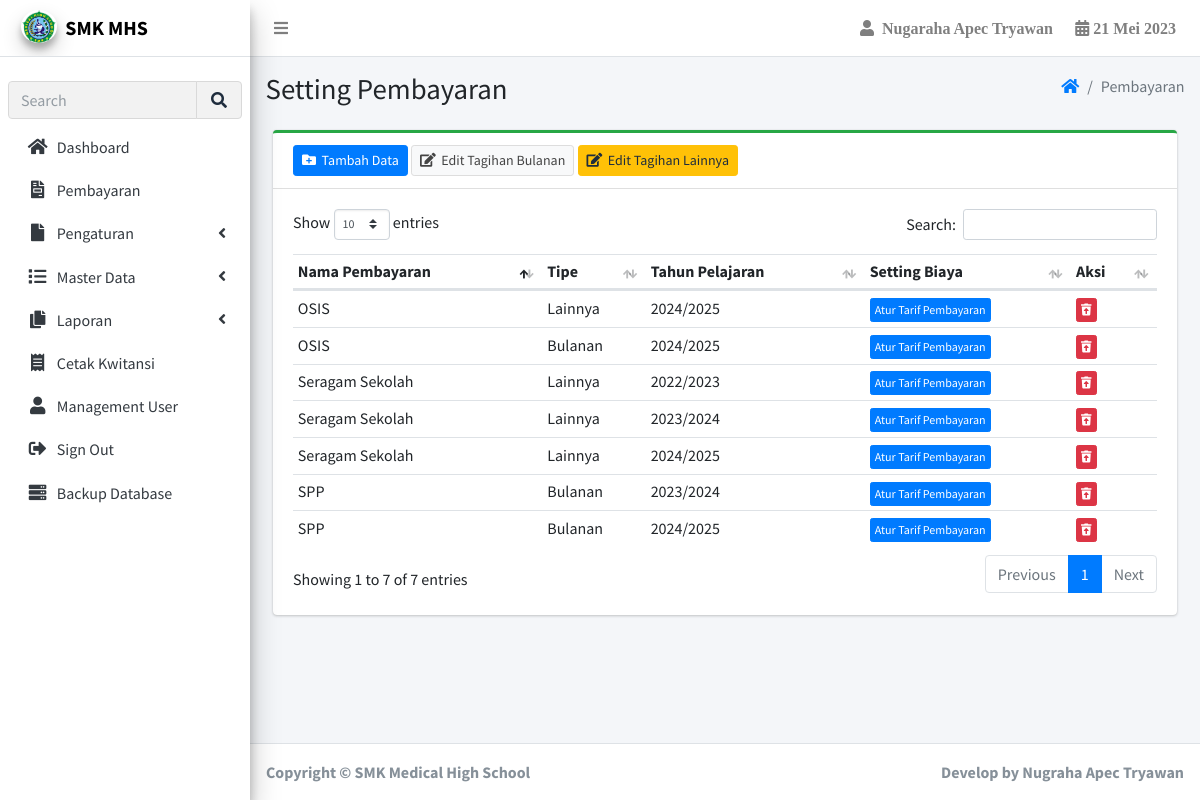
The page /admin/setpay.php (signed in) on the database its author committed.
### tables this page shows
CREATE TABLE `pos_pay` (
  `pay_id` int(10) NOT NULL AUTO_INCREMENT,
  `pay_tipe` varchar(10) NOT NULL,
  `id_tahun` int(10) NOT NULL,
  `id_pos` int(10) NOT NULL,
  PRIMARY KEY (`pay_id`)
);

CREATE TABLE `pos` (
  `id_pos` int(10) NOT NULL AUTO_INCREMENT,
  `nama_pos` varchar(30) NOT NULL,
  `keterangan_pos` varchar(40) NOT NULL,
  PRIMARY KEY (`id_pos`)
);

CREATE TABLE `tahun` (
  `id_tahun` int(4) NOT NULL AUTO_INCREMENT,
  `tahun_awal` int(6) NOT NULL,
  `tahun_akhir` int(6) NOT NULL,
  PRIMARY KEY (`id_tahun`)
);

### admin/setpay.php (the view, shortened to what this page needs)
<?php
require '../conn/config.php';
include '../dist/header.php';
include '../dist/nav.php';
include '../dist/sidebar.php';
?>
<div class="content-wrapper">
    <div class="content-header">
        <div class="container-fluid">
            <div class="row mb-2">
                <div class="col-sm-6">
                    <h1 class="m-0">Setting Pembayaran</h1>
                </div>
                <div class="col-sm-6">
                    <ol class="breadcrumb float-sm-right">
                        <li class="breadcrumb-item"><a href="page_users"><i class="fas fa-home"></i></a></li>
                        <li class="breadcrumb-item active">Pembayaran</li>
                    </ol>
                </div>
            </div>
        </div>
    </div>
    <div class="content">
        <div class="container-fluid">
            <div class="col-sm-12">
                <div class="card card-outline card-success">
                    <div class="card-header">
                        <div class="btn btn-primary btn-sm" data-toggle="modal" data-target="#pos1">
                            <i class="fa fa-folder-plus"></i>&nbsp; Tambah Data
                        </div>
                        <a href="set_pay?tipe=Bulanan"><button class="btn btn-sm btn-default" data-toggle="tooltip" title="Bayar"><i class="fas fa-edit"></i>&nbsp; Edit Tagihan Bulanan </button></a>
                        <a href="set_pay1?tipe=Lainnya"><button class="btn btn-sm btn-warning" data-toggle="tooltip" title="Bayar"><i class="fas fa-edit"></i>&nbsp; Edit Tagihan Lainnya </button></a>
                    </div>
                    <div class="card-body">
                        <table id="example2" class="table table-sm text-nowrap">
                            <thead>
                                <tr>
                                    <th>Nama Pembayaran</th>
                                    <th>Tipe</th>
                                    <th>Tahun Pelajaran</th>
                                    <th>Setting Biaya</th>
                                    <th>
                                        Aksi
                                    </th>
                                </tr>
                            <tbody>
                                <?php
                                $s = mysqli_query($koneksi, "SELECT *
                                    FROM pos
                                    INNER JOIN pos_pay ON pos.id_pos = pos_pay.id_pos
                                    INNER JOIN tahun ON tahun.id_tahun = pos_pay.id_tahun");
                                while ($data = mysqli_fetch_array($s)) {
                                ?>
                                    <tr>
                                        <td> <?= $data['nama_pos'] ?> </td>
                                        <td> <?= $data['pay_tipe'] ?></td>
                                        <td> <?= $data['tahun_awal'] ?>/<?= $data['tahun_akhir'] ?> </td>
                                        <td>
                                            <a href="edit_setpay?id=<?= $data['pay_id'] ?>&tipe=<?= $data['pay_tipe'] ?>&tahun=<?= $data['id_tahun'] ?>&pos=<?= $data['id_pos'] ?>" class=" btn btn-xs btn-primary" data-toggle="tooltip" title="Setting">Atur Tarif Pembayaran</i></a>
                                        </td>
                                        <td>
                                            <button type="button" class="btn btn-danger btn-xs" name="hapus" title="Hapus" data-href="../moduls/delete_pay?id=<?php echo $data['pay_id']; ?>" data-toggle="modal" data-target="#hapus">
                                                <i class=" fas fa-trash-restore"></i></button>
                                        </td>
                                    <?php } ?>
                                    </tr>
                            </tbody>
                        </table>
                    </div>
                </div>
            </div>
        </div>
    </div>
</div>
</div>
<?php include '../dist/footer.php' ?>

### rows shown on the page
pos_pay: id_pos.nama_pos "Seragam Sekolah", pay_tipe "Lainnya", id_tahun.tahun_awal "2022", id_tahun.tahun_akhir "2023"
pos_pay: id_pos.nama_pos "Seragam Sekolah", pay_tipe "Lainnya", id_tahun.tahun_awal "2023", id_tahun.tahun_akhir "2024"
pos_pay: id_pos.nama_pos "Seragam Sekolah", pay_tipe "Lainnya", id_tahun.tahun_awal "2024", id_tahun.tahun_akhir "2025"
pos_pay: id_pos.nama_pos "SPP", pay_tipe "Bulanan", id_tahun.tahun_awal "2023", id_tahun.tahun_akhir "2024"
pos_pay: id_pos.nama_pos "SPP", pay_tipe "Bulanan", id_tahun.tahun_awal "2024", id_tahun.tahun_akhir "2025"
pos_pay: id_pos.nama_pos "OSIS", pay_tipe "Lainnya", id_tahun.tahun_awal "2024", id_tahun.tahun_akhir "2025"
pos_pay: id_pos.nama_pos "OSIS", pay_tipe "Bulanan", id_tahun.tahun_awal "2024", id_tahun.tahun_akhir "2025"

### other values the page prints
$_SESSION['nama'] "Nugaraha Apec Tryawan"
